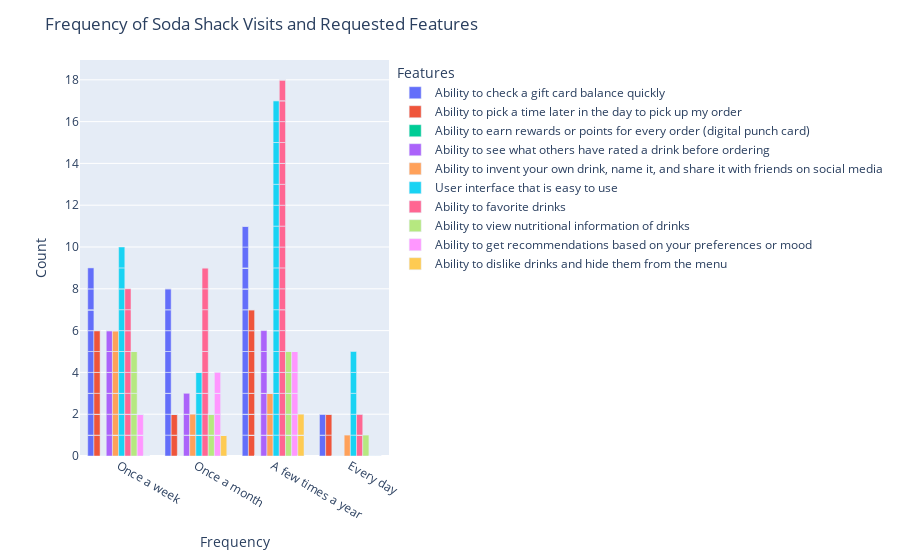

Notebook code cell kept with this figure:
### Code cell
# interactively plot the features grouped by frequency
import plotly.express as px
fig = px.bar(dailyweekly, x="frequency", y=dailyweekly.columns[1:], barmode="group")
fig.update_layout(xaxis_title="Frequency", yaxis_title="Count")
fig.update_layout(title_text='Frequency of Soda Shack Visits and Requested Features')
fig.update_layout(legend_title_text='Features')
fig.show()

### Figure 1 — Plotly figure (JSON) as saved in the notebook; plotly's stock layout.template omitted (floating-point values rounded to 4 significant figures)
{"data": [{"alignmentgroup": "True", "hovertemplate": "variable=Ability to check a gift card balance quickly<br>frequency=%{x}<br>value=%{y}<extra></extra>", "legendgroup": "Ability to check a gift card balance quickly", "marker": {"color": "#636efa", "pattern": {"shape": ""}}, "name": "Ability to check a gift card balance quickly", "offsetgroup": "Ability to check a gift card balance quickly", "orientation": "v", "showlegend": true, "textposition": "auto", "type": "bar", "x": ["Once a week", "Once a week", "Once a week", "Once a month", "A few times a year", "Once a month", "Once a week", "A few times a year", "Once a week", "Once a week", "Every day", "A few times a year", "Once a week", "A few times a year", "Once a week", "Once a week", "Once a month", "Once a month", "Once a week", "A few times a year", "A few times a year", "A few times a year", "Once a month", "Once a week", "Once a week", "Once a week", "A few times a year", "A few times a year", "A few times a year", "Once a month", "A few times a year", "Every day", "A few times a year", "Once a month", "A few times a year", "Once a month", "Once a week", "Once a month", "Once a week", "A few times a year", "A few times a year", "Once a week", "A few times a year", "A few times a year", "Every day", "A few times a year", "Once a month", "A few times a year", "Once a week", "A few times a year", "Once a month", "Once a week", "Once a month", "A few times a year", "A few times a year", "A few times a year", "A few times a year", "Once a month", "A few times a year", "Every day", "Once a month", "Once a week", "A few times a year", "A few times a year", "A few times a year", "Once a week", "Every day", "Once a month", "A few times a year", "Once a week"], "xaxis": "x", "y": [1, 0, 0, 0, 1, 1, 1, 1, 1, 0, 0, 0, 0, 0, 0, 1, 1, 1, 1, 1, 1, 0, 0, 1, 0, 1, 0, 0, 0, 0, 1, 1, 0, 1, 1, 1, 0, 0, 0, 1, 0, 0, 1, 0, 0, 0, 1, 0, 0, 1, 0, 0, 1, 0, 0, 0, 0, 0, 0, 1, 1, 1, 1, 1, 0, 0, 0, 0, 0, 1], "yaxis": "y"}, {"alignmentgroup": "True", "hovertemplate": "variable=Ability to pick a time later in the day to pick up my order<br>frequency=%{x}<br>value=%{y}<extra></extra>", "legendgroup": "Ability to pick a time later in the day to pick up my order", "marker": {"color": "#EF553B", "pattern": {"shape": ""}}, "name": "Ability to pick a time later in the day to pick up my order", "offsetgroup": "Ability to pick a time later in the day to pick up my order", "orientation": "v", "showlegend": true, "textposition": "auto", "type": "bar", "x": ["Once a week", "Once a week", "Once a week", "Once a month", "A few times a year", "Once a month", "Once a week", "A few times a year", "Once a week", "Once a week", "Every day", "A few times a year", "Once a week", "A few times a year", "Once a week", "Once a week", "Once a month", "Once a month", "Once a week", "A few times a year", "A few times a year", "A few times a year", "Once a month", "Once a week", "Once a week", "Once a week", "A few times a year", "A few times a year", "A few times a year", "Once a month", "A few times a year", "Every day", "A few times a year", "Once a month", "A few times a year", "Once a month", "Once a week", "Once a month", "Once a week", "A few times a year", "A few times a year", "Once a week", "A few times a year", "A few times a year", "Every day", "A few times a year", "Once a month", "A few times a year", "Once a week", "A few times a year", "Once a month", "Once a week", "Once a month", "A few times a year", "A few times a year", "A few times a year", "A few times a year", "Once a month", "A few times a year", "Every day", "Once a month", "Once a week", "A few times a year", "A few times a year", "A few times a year", "Once a week", "Every day", "Once a month", "A few times a year", "Once a week"], "xaxis": "x", "y": [1, 0, 1, 0, 1, 0, 0, 0, 0, 0, 0, 0, 1, 0, 1, 0, 0, 0, 0, 0, 0, 0, 0, 0, 0, 0, 0, 1, 0, 1, 0, 1, 0, 0, 0, 1, 0, 0, 0, 0, 1, 0, 0, 0, 1, 1, 0, 1, 0, 0, 0, 1, 0, 0, 0, 0, 1, 0, 0, 0, 0, 1, 0, 1, 0, 0, 0, 0, 0, 0], "yaxis": "y"}, {"alignmentgroup": "True", "hovertemplate": "variable=Ability to earn rewards or points for every order (digital punch card)<br>frequency=%{x}<br>value=%{y}<extra></extra>", "legendgroup": "Ability to earn rewards or points for every order (digital punch card)", "marker": {"color": "#00cc96", "pattern": {"shape": ""}}, "name": "Ability to earn rewards or points for every order (digital punch card)", "offsetgroup": "Ability to earn rewards or points for every order (digital punch card)", "orientation": "v", "showlegend": true, "textposition": "auto", "type": "bar", "x": ["Once a week", "Once a week", "Once a week", "Once a month", "A few times a year", "Once a month", "Once a week", "A few times a year", "Once a week", "Once a week", "Every day", "A few times a year", "Once a week", "A few times a year", "Once a week", "Once a week", "Once a month", "Once a month", "Once a week", "A few times a year", "A few times a year", "A few times a year", "Once a month", "Once a week", "Once a week", "Once a week", "A few times a year", "A few times a year", "A few times a year", "Once a month", "A few times a year", "Every day", "A few times a year", "Once a month", "A few times a year", "Once a month", "Once a week", "Once a month", "Once a week", "A few times a year", "A few times a year", "Once a week", "A few times a year", "A few times a year", "Every day", "A few times a year", "Once a month", "A few times a year", "Once a week", "A few times a year", "Once a month", "Once a week", "Once a month", "A few times a year", "A few times a year", "A few times a year", "A few times a year", "Once a month", "A few times a year", "Every day", "Once a month", "Once a week", "A few times a year", "A few times a year", "A few times a year", "Once a week", "Every day", "Once a month", "A few times a year", "Once a week"], "xaxis": "x", "y": [0, 0, 0, 0, 0, 0, 0, 0, 0, 0, 0, 0, 0, 0, 0, 0, 0, 0, 0, 0, 0, 0, 0, 0, 0, 0, 0, 0, 0, 0, 0, 0, 0, 0, 0, 0, 0, 0, 0, 0, 0, 0, 0, 0, 0, 0, 0, 0, 0, 0, 0, 0, 0, 0, 0, 0, 0, 0, 0, 0, 0, 0, 0, 0, 0, 0, 0, 0, 0, 0], "yaxis": "y"}, {"alignmentgroup": "True", "hovertemplate": "variable=Ability to see what others have rated a drink before ordering<br>frequency=%{x}<br>value=%{y}<extra></extra>", "legendgroup": "Ability to see what others have rated a drink before ordering", "marker": {"color": "#ab63fa", "pattern": {"shape": ""}}, "name": "Ability to see what others have rated a drink before ordering", "offsetgroup": "Ability to see what others have rated a drink before ordering", "orientation": "v", "showlegend": true, "textposition": "auto", "type": "bar", "x": ["Once a week", "Once a week", "Once a week", "Once a month", "A few times a year", "Once a month", "Once a week", "A few times a year", "Once a week", "Once a week", "Every day", "A few times a year", "Once a week", "A few times a year", "Once a week", "Once a week", "Once a month", "Once a month", "Once a week", "A few times a year", "A few times a year", "A few times a year", "Once a month", "Once a week", "Once a week", "Once a week", "A few times a year", "A few times a year", "A few times a year", "Once a month", "A few times a year", "Every day", "A few times a year", "Once a month", "A few times a year", "Once a month", "Once a week", "Once a month", "Once a week", "A few times a year", "A few times a year", "Once a week", "A few times a year", "A few times a year", "Every day", "A few times a year", "Once a month", "A few times a year", "Once a week", "A few times a year", "Once a month", "Once a week", "Once a month", "A few times a year", "A few times a year", "A few times a year", "A few times a year", "Once a month", "A few times a year", "Every day", "Once a month", "Once a week", "A few times a year", "A few times a year", "A few times a year", "Once a week", "Every day", "Once a month", "A few times a year", "Once a week"], "xaxis": "x", "y": [0, 1, 1, 0, 0, 0, 1, 0, 0, 1, 0, 0, 0, 0, 0, 0, 0, 0, 1, 0, 0, 1, 0, 0, 0, 0, 0, 1, 1, 0, 0, 0, 0, 0, 0, 0, 0, 0, 0, 0, 0, 0, 0, 0, 0, 1, 0, 0, 0, 0, 1, 1, 0, 0, 0, 0, 0, 1, 0, 0, 0, 0, 1, 0, 0, 0, 0, 1, 1, 0], "yaxis": "y"}, {"alignmentgroup": "True", "hovertemplate": "variable=Ability to invent your own drink, name it, and share it with friends on social media<br>frequency=%{x}<br>value=%{y}<extra></extra>", "legendgroup": "Ability to invent your own drink, name it, and share it with friends on social media", "marker": {"color": "#FFA15A", "pattern": {"shape": ""}}, "name": "Ability to invent your own drink, name it, and share it with friends on social media", "offsetgroup": "Ability to invent your own drink, name it, and share it with friends on social media", "orientation": "v", "showlegend": true, "textposition": "auto", "type": "bar", "x": ["Once a week", "Once a week", "Once a week", "Once a month", "A few times a year", "Once a month", "Once a week", "A few times a year", "Once a week", "Once a week", "Every day", "A few times a year", "Once a week", "A few times a year", "Once a week", "Once a week", "Once a month", "Once a month", "Once a week", "A few times a year", "A few times a year", "A few times a year", "Once a month", "Once a week", "Once a week", "Once a week", "A few times a year", "A few times a year", "A few times a year", "Once a month", "A few times a year", "Every day", "A few times a year", "Once a month", "A few times a year", "Once a month", "Once a week", "Once a month", "Once a week", "A few times a year", "A few times a year", "Once a week", "A few times a year", "A few times a year", "Every day", "A few times a year", "Once a month", "A few times a year", "Once a week", "A few times a year", "Once a month", "Once a week", "Once a month", "A few times a year", "A few times a year", "A few times a year", "A few times a year", "Once a month", "A few times a year", "Every day", "Once a month", "Once a week", "A few times a year", "A few times a year", "A few times a year", "Once a week", "Every day", "Once a month", "A few times a year", "Once a week"], "xaxis": "x", "y": [0, 1, 0, 1, 0, 0, 0, 0, 0, 0, 0, 0, 0, 0, 1, 1, 0, 0, 0, 0, 1, 0, 0, 0, 1, 1, 0, 0, 0, 0, 1, 0, 0, 0, 0, 0, 0, 0, 1, 1, 0, 0, 0, 0, 0, 0, 0, 0, 0, 0, 0, 0, 0, 0, 0, 0, 0, 0, 0, 0, 0, 0, 0, 0, 0, 0, 1, 1, 0, 0], "yaxis": "y"}, {"alignmentgroup": "True", "hovertemplate": "variable=User interface that is easy to use<br>frequency=%{x}<br>value=%{y}<extra></extra>", "legendgroup": "User interface that is easy to use", "marker": {"color": "#19d3f3", "pattern": {"shape": ""}}, "name": "User interface that is easy to use", "offsetgroup": "User interface that is easy to use", "orientation": "v", "showlegend": true, "textposition": "auto", "type": "bar", "x": ["Once a week", "Once a week", "Once a week", "Once a month", "A few times a year", "Once a month", "Once a week", "A few times a year", "Once a week", "Once a week", "Every day", "A few times a year", "Once a week", "A few times a year", "Once a week", "Once a week", "Once a month", "Once a month", "Once a week", "A few times a year", "A few times a year", "A few times a year", "Once a month", "Once a week", "Once a week", "Once a week", "A few times a year", "A few times a year", "A few times a year", "Once a month", "A few times a year", "Every day", "A few times a year", "Once a month", "A few times a year", "Once a month", "Once a week", "Once a month", "Once a week", "A few times a year", "A few times a year", "Once a week", "A few times a year", "A few times a year", "Every day", "A few times a year", "Once a month", "A few times a year", "Once a week", "A few times a year", "Once a month", "Once a week", "Once a month", "A few times a year", "A few times a year", "A few times a year", "A few times a year", "Once a month", "A few times a year", "Every day", "Once a month", "Once a week", "A few times a year", "A few times a year", "A few times a year", "Once a week", "Every day", "Once a month", "A few times a year", "Once a week"], "xaxis": "x", "y": [0, 0, 0, 1, 1, 0, 1, 1, 1, 0, 1, 1, 1, 0, 0, 0, 0, 0, 0, 0, 0, 0, 1, 0, 1, 0, 1, 0, 0, 1, 0, 1, 1, 0, 1, 0, 1, 1, 0, 0, 0, 1, 0, 1, 1, 1, 0, 1, 1, 1, 0, 1, 0, 1, 1, 1, 1, 0, 1, 1, 0, 0, 0, 1, 1, 1, 1, 0, 0, 1], "yaxis": "y"}, {"alignmentgroup": "True", "hovertemplate": "variable=Ability to favorite drinks<br>frequency=%{x}<br>value=%{y}<extra></extra>", "legendgroup": "Ability to favorite drinks", "marker": {"color": "#FF6692", "pattern": {"shape": ""}}, "name": "Ability to favorite drinks", "offsetgroup": "Ability to favorite drinks", "orientation": "v", "showlegend": true, "textposition": "auto", "type": "bar", "x": ["Once a week", "Once a week", "Once a week", "Once a month", "A few times a year", "Once a month", "Once a week", "A few times a year", "Once a week", "Once a week", "Every day", "A few times a year", "Once a week", "A few times a year", "Once a week", "Once a week", "Once a month", "Once a month", "Once a week", "A few times a year", "A few times a year", "A few times a year", "Once a month", "Once a week", "Once a week", "Once a week", "A few times a year", "A few times a year", "A few times a year", "Once a month", "A few times a year", "Every day", "A few times a year", "Once a month", "A few times a year", "Once a month", "Once a week", "Once a month", "Once a week", "A few times a year", "A few times a year", "Once a week", "A few times a year", "A few times a year", "Every day", "A few times a year", "Once a month", "A few times a year", "Once a week", "A few times a year", "Once a month", "Once a week", "Once a month", "A few times a year", "A few times a year", "A few times a year", "A few times a year", "Once a month", "A few times a year", "Every day", "Once a month", "Once a week", "A few times a year", "A few times a year", "A few times a year", "Once a week", "Every day", "Once a month", "A few times a year", "Once a week"], "xaxis": "x", "y": [0, 0, 0, 0, 0, 1, 0, 1, 0, 0, 1, 1, 0, 1, 1, 0, 0, 1, 1, 1, 0, 1, 1, 0, 0, 1, 1, 1, 0, 0, 1, 0, 1, 1, 1, 1, 1, 0, 1, 1, 1, 0, 1, 1, 0, 0, 0, 0, 1, 0, 1, 0, 1, 1, 1, 1, 0, 1, 0, 1, 1, 0, 1, 0, 0, 1, 0, 0, 0, 1], "yaxis": "y"}, {"alignmentgroup": "True", "hovertemplate": "variable=Ability to view nutritional information of drinks<br>frequency=%{x}<br>value=%{y}<extra></extra>", "legendgroup": "Ability to view nutritional information of drinks", "marker": {"color": "#B6E880", "pattern": {"shape": ""}}, "name": "Ability to view nutritional information of drinks", "offsetgroup": "Ability to view nutritional information of drinks", "orientation": "v", "showlegend": true, "textposition": "auto", "type": "bar", "x": ["Once a week", "Once a week", "Once a week", "Once a month", "A few times a year", "Once a month", "Once a week", "A few times a year", "Once a week", "Once a week", "Every day", "A few times a year", "Once a week", "A few times a year", "Once a week", "Once a week", "Once a month", "Once a month", "Once a week", "A few times a year", "A few times a year", "A few times a year", "Once a month", "Once a week", "Once a week", "Once a week", "A few times a year", "A few times a year", "A few times a year", "Once a month", "A few times a year", "Every day", "A few times a year", "Once a month", "A few times a year", "Once a month", "Once a week", "Once a month", "Once a week", "A few times a year", "A few times a year", "Once a week", "A few times a year", "A few times a year", "Every day", "A few times a year", "Once a month", "A few times a year", "Once a week", "A few times a year", "Once a month", "Once a week", "Once a month", "A few times a year", "A few times a year", "A few times a year", "A few times a year", "Once a month", "A few times a year", "Every day", "Once a month", "Once a week", "A few times a year", "A few times a year", "A few times a year", "Once a week", "Every day", "Once a month", "A few times a year", "Once a week"], "xaxis": "x", "y": [0, 0, 0, 0, 0, 0, 0, 0, 1, 1, 0, 0, 0, 0, 0, 0, 0, 0, 0, 0, 0, 0, 0, 1, 1, 0, 0, 0, 1, 1, 0, 0, 0, 0, 0, 0, 0, 0, 0, 0, 1, 1, 0, 1, 0, 0, 1, 0, 0, 0, 0, 0, 0, 0, 0, 0, 0, 0, 1, 0, 0, 0, 0, 0, 1, 0, 1, 0, 0, 0], "yaxis": "y"}, {"alignmentgroup": "True", "hovertemplate": "variable=Ability to get recommendations based on your preferences or mood<br>frequency=%{x}<br>value=%{y}<extra></extra>", "legendgroup": "Ability to get recommendations based on your preferences or mood", "marker": {"color": "#FF97FF", "pattern": {"shape": ""}}, "name": "Ability to get recommendations based on your preferences or mood", "offsetgroup": "Ability to get recommendations based on your preferences or mood", "orientation": "v", "showlegend": true, "textposition": "auto", "type": "bar", "x": ["Once a week", "Once a week", "Once a week", "Once a month", "A few times a year", "Once a month", "Once a week", "A few times a year", "Once a week", "Once a week", "Every day", "A few times a year", "Once a week", "A few times a year", "Once a week", "Once a week", "Once a month", "Once a month", "Once a week", "A few times a year", "A few times a year", "A few times a year", "Once a month", "Once a week", "Once a week", "Once a week", "A few times a year", "A few times a year", "A few times a year", "Once a month", "A few times a year", "Every day", "A few times a year", "Once a month", "A few times a year", "Once a month", "Once a week", "Once a month", "Once a week", "A few times a year", "A few times a year", "Once a week", "A few times a year", "A few times a year", "Every day", "A few times a year", "Once a month", "A few times a year", "Once a week", "A few times a year", "Once a month", "Once a week", "Once a month", "A few times a year", "A few times a year", "A few times a year", "A few times a year", "Once a month", "A few times a year", "Every day", "Once a month", "Once a week", "A few times a year", "A few times a year", "A few times a year", "Once a week", "Every day", "Once a month", "A few times a year", "Once a week"], "xaxis": "x", "y": [0, 0, 0, 0, 0, 0, 0, 0, 0, 0, 0, 0, 0, 1, 0, 0, 1, 0, 0, 0, 1, 0, 0, 1, 0, 0, 1, 0, 1, 0, 0, 0, 0, 0, 0, 0, 0, 1, 0, 0, 0, 1, 0, 0, 0, 0, 1, 0, 0, 0, 0, 0, 0, 0, 1, 0, 0, 0, 0, 0, 0, 0, 0, 0, 0, 0, 0, 1, 0, 0], "yaxis": "y"}, {"alignmentgroup": "True", "hovertemplate": "variable=Ability to dislike drinks and hide them from the menu<br>frequency=%{x}<br>value=%{y}<extra></extra>", "legendgroup": "Ability to dislike drinks and hide them from the menu", "marker": {"color": "#FECB52", "pattern": {"shape": ""}}, "name": "Ability to dislike drinks and hide them from the menu", "offsetgroup": "Ability to dislike drinks and hide them from the menu", "orientation": "v", "showlegend": true, "textposition": "auto", "type": "bar", "x": ["Once a week", "Once a week", "Once a week", "Once a month", "A few times a year", "Once a month", "Once a week", "A few times a year", "Once a week", "Once a week", "Every day", "A few times a year", "Once a week", "A few times a year", "Once a week", "Once a week", "Once a month", "Once a month", "Once a week", "A few times a year", "A few times a year", "A few times a year", "Once a month", "Once a week", "Once a week", "Once a week", "A few times a year", "A few times a year", "A few times a year", "Once a month", "A few times a year", "Every day", "A few times a year", "Once a month", "A few times a year", "Once a month", "Once a week", "Once a month", "Once a week", "A few times a year", "A few times a year", "Once a week", "A few times a year", "A few times a year", "Every day", "A few times a year", "Once a month", "A few times a year", "Once a week", "A few times a year", "Once a month", "Once a week", "Once a month", "A few times a year", "A few times a year", "A few times a year", "A few times a year", "Once a month", "A few times a year", "Every day", "Once a month", "Once a week", "A few times a year", "A few times a year", "A few times a year", "Once a week", "Every day", "Once a month", "A few times a year", "Once a week"], "xaxis": "x", "y": [0, 0, 0, 0, 0, 0, 0, 0, 0, 0, 0, 0, 0, 0, 0, 0, 0, 0, 0, 0, 0, 0, 0, 0, 0, 0, 0, 0, 0, 0, 0, 0, 0, 0, 0, 0, 0, 0, 0, 0, 0, 0, 1, 0, 0, 0, 0, 0, 0, 0, 1, 0, 0, 0, 0, 0, 0, 0, 0, 0, 0, 0, 0, 0, 0, 0, 0, 0, 1, 0], "yaxis": "y"}], "layout": {"barmode": "group", "legend": {"title": {"text": "Features"}, "tracegroupgap": 0}, "margin": {"t": 60}, "title": {"text": "Frequency of Soda Shack Visits and Requested Features"}, "xaxis": {"anchor": "y", "domain": [0, 1], "title": {"text": "Frequency"}}, "yaxis": {"anchor": "x", "domain": [0, 1], "title": {"text": "Count"}}}}
